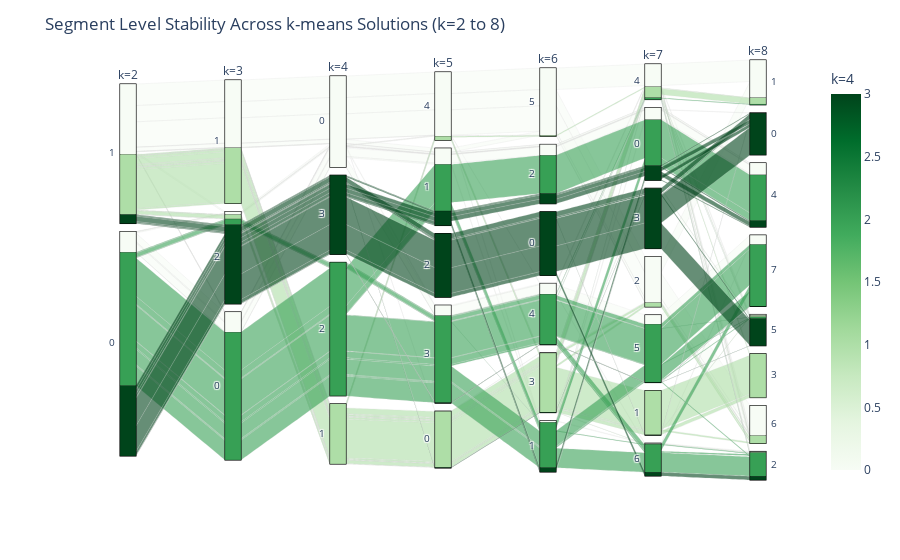

Notebook code cell kept with this figure:
### Code cell
from sklearn.preprocessing import LabelEncoder  
import plotly.express as px  # Importing Plotly for interactive visualizations

# Perform KMeans clustering for k=2 to k=8 and store the cluster labels
cluster_assignments = {
    f'k={k}': KMeans(n_clusters=k, n_init=10, random_state=1234).fit_predict(MD) 
    for k in range(2, 9)  # Perform clustering for k values from 2 to 8
}

# Convert cluster assignments to a DataFrame for easier handling and visualization
cluster_df = pd.DataFrame(cluster_assignments, index=MD.index) 

# Label encoding the cluster labels to numeric values for better visualization
le = LabelEncoder()  
for col in cluster_df.columns:  # Iterate over each column (which represents a clustering solution for a different k)
    cluster_df[col] = le.fit_transform(cluster_df[col])  # Apply encoding to each column

# Create a parallel categories plot to visualize the stability of clusters across different k-values
fig = px.parallel_categories(
    cluster_df,  # DataFrame containing cluster assignments for different k values
    dimensions=cluster_df.columns,  # Dimensions to plot (cluster assignments for each k)
    color=cluster_df['k=4'],  # Highlight clusters from the k=4 solution by coloring them
    color_continuous_scale='Greens',  # Set color scale to a gradient of green
    labels={col: col for col in cluster_df.columns}  # Labels for each dimension (k values)
)

fig.update_layout(title="Segment Level Stability Across k-means Solutions (k=2 to 8)")
fig.show()  # Display the plot

### Figure 1 — Plotly figure (JSON) as saved in the notebook; plotly's stock layout.template omitted (floating-point values rounded to 4 significant figures; data arrays with more than 128 entries replaced by an {"elided": "..."} marker saying what was removed)
{"data": [{"dimensions": [{"label": "k=2", "values": {"elided": "1453 int values"}}, {"label": "k=3", "values": {"elided": "1453 int values"}}, {"label": "k=4", "values": {"elided": "1453 int values"}}, {"label": "k=5", "values": {"elided": "1453 int values"}}, {"label": "k=6", "values": {"elided": "1453 int values"}}, {"label": "k=7", "values": {"elided": "1453 int values"}}, {"label": "k=8", "values": {"elided": "1453 int values"}}], "domain": {"x": [0, 1], "y": [0, 1]}, "line": {"color": {"elided": "1453 int values"}, "coloraxis": "coloraxis"}, "name": "", "type": "parcats"}], "layout": {"autosize": true, "coloraxis": {"colorbar": {"title": {"text": "k=4"}}, "colorscale": [[0, "rgb(247,252,245)"], [0.125, "rgb(229,245,224)"], [0.25, "rgb(199,233,192)"], [0.375, "rgb(161,217,155)"], [0.5, "rgb(116,196,118)"], [0.625, "rgb(65,171,93)"], [0.75, "rgb(35,139,69)"], [0.875, "rgb(0,109,44)"], [1, "rgb(0,68,27)"]]}, "legend": {"tracegroupgap": 0}, "margin": {"t": 60}, "title": {"text": "Segment Level Stability Across k-means Solutions (k=2 to 8)"}}}
